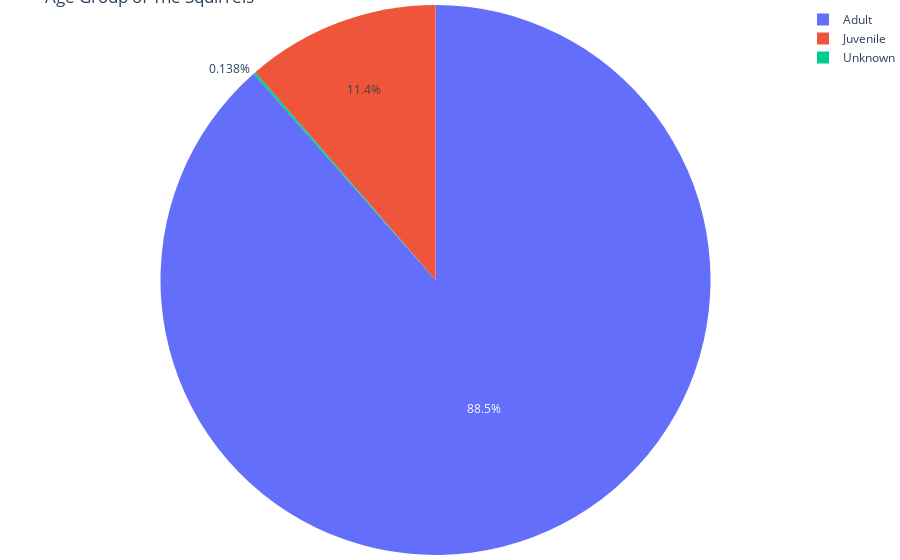

The code cell stored with this chart in its notebook:
### Code cell
labels = []
sizes = [] 
dictionary =  Counter(age)


for x,y in dictionary.items():
    labels.append(x)
    sizes.append(y)    

fig = px.pie(values= sizes, names= labels, title = "Age Group of The Squirrels", width = 15)
fig.update_layout(margin=dict(t=0, b=0, l=0, r=0)) # Makes the chart bigger. 
fig.show()

### Figure 1 — Plotly figure (JSON) as saved in the notebook; plotly's stock layout.template omitted (floating-point values rounded to 4 significant figures)
{"data": [{"domain": {"x": [0, 1], "y": [0, 1]}, "hovertemplate": "label=%{label}<br>value=%{value}<extra></extra>", "labels": ["Adult", "Juvenile", "Unknown"], "legendgroup": "", "name": "", "showlegend": true, "type": "pie", "values": [2568, 330, 4]}], "layout": {"autosize": true, "legend": {"tracegroupgap": 0}, "margin": {"b": 0, "l": 0, "r": 0, "t": 0}, "title": {"text": "Age Group of The Squirrels"}}}
